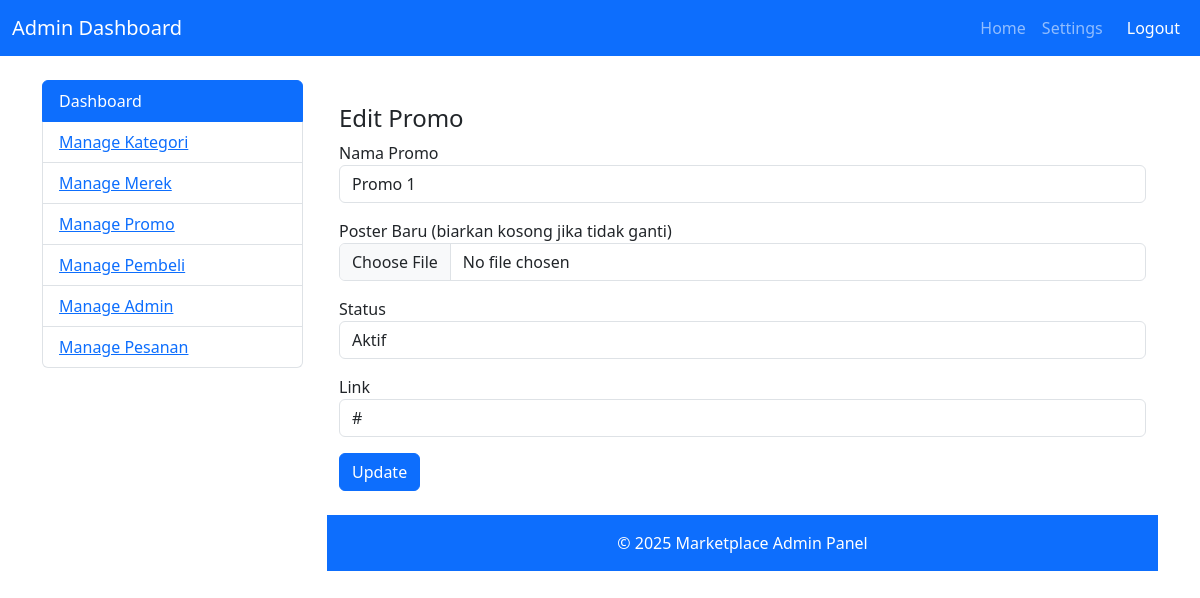
Page /index.php/promo/edit/2 on the committed database.
### tables this page shows
CREATE TABLE `promo` (
  `id_promo` int(11) NOT NULL,
  `nama_promo` varchar(100) NOT NULL,
  `poster` varchar(255) NOT NULL,
  `status` enum('aktif','nonaktif') DEFAULT 'aktif',
  `link` varchar(255) DEFAULT NULL
);

### application/controllers/Promo.php (called while the page is built, shortened)
<?php
class Promo extends CI_Controller {
    public function __construct() {
        $this->load->model('Promo_model');
        $this->load->helper(['form', 'url']);
        $this->load->library('pagination');
    }
    public function edit($id_promo) {
        $data['promo'] = $this->Promo_model->get_by_id($id_promo);
        $this->load->view('admin/header');
        $this->load->view('admin/menu');
        $this->load->view('admin/promo/edit', $data);
        $this->load->view('admin/footer');
    }
}

### index.php (called while the page is built, shortened)
<?php
require_once BASEPATH.'core/CodeIgniter.php';

### application/models/Promo_model.php (called while the page is built, shortened)
<?php
class Promo_model extends CI_Model {
    public function get_by_id($id) {
        $this->db->where('id_promo', $id);
        return $this->db->get('promo')->row();
    }
}

### application/views/admin/promo/edit.php (the view, shortened to what this page needs)
<div class="container mt-4">
    <h4>Edit Promo</h4>
    <form action="<?= site_url('promo/update/'.$promo->id_promo) ?>" method="post" enctype="multipart/form-data">
        <div class="mb-3">
            <label>Nama Promo</label>
            <input type="text" name="nama_promo" class="form-control" value="<?= $promo->nama_promo ?>">
        </div>
        <div class="mb-3">
            <label>Poster Baru (biarkan kosong jika tidak ganti)</label>
            <input type="file" name="poster" class="form-control">
        </div>
        <div class="mb-3">
            <label>Status</label>
            <select name="status" class="form-control">
                <option value="aktif" <?= $promo->status == 'aktif' ? 'selected' : '' ?>>Aktif</option>
            </select>
        </div>
        <div class="mb-3">
            <label>Link</label>
            <input type="text" name="link" class="form-control" value="<?= $promo->link ?>">
        </div>
        <button type="submit" class="btn btn-primary">Update</button>
    </form>
</div>

### rows in the picture
promo: nama_promo "Promo 1", status "Aktif", link "#"
